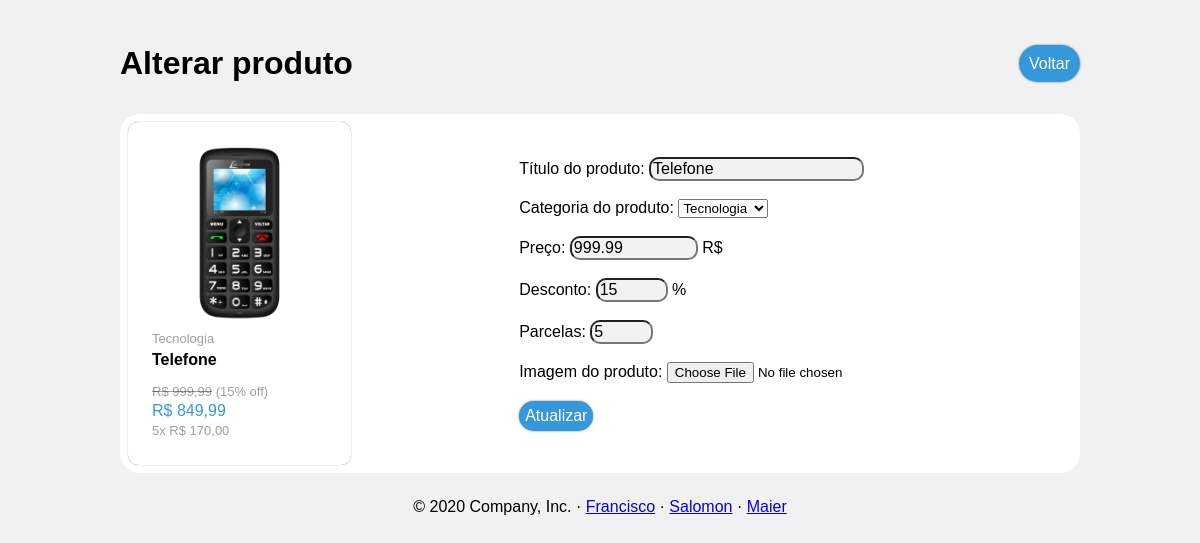
/alterar/?id=64, run on the app's committed database.
### tables this page shows
CREATE TABLE IF NOT EXISTS `produto` (
  `id` int(11) NOT NULL AUTO_INCREMENT,
  `titulo` varchar(50) NOT NULL,
  `categoria` varchar(50) NOT NULL,
  `preco` float NOT NULL DEFAULT 0,
  `preco_formatado` varchar(50) DEFAULT NULL,
  `desconto` int(11) NOT NULL DEFAULT 0,
  `parcela` float NOT NULL,
  `preco_desconto` varchar(50) DEFAULT NULL,
  `preco_parcelado` varchar(50) DEFAULT NULL,
  `imagem` varchar(50) NOT NULL DEFAULT '',
  PRIMARY KEY (`id`)
);

CREATE TABLE IF NOT EXISTS `categorias` (
  `id` int(11) NOT NULL AUTO_INCREMENT,
  `categoria` varchar(50) NOT NULL DEFAULT '',
  PRIMARY KEY (`id`)
);

### core/Controller.php (called while the page is built, shortened)
<?php
class Controller {
	public function loadTemplate($viewName, $viewData = array()) {
		include 'views/template.php';
	}
	public function loadViewInTemplate($viewName, $viewData) {
		extract($viewData);
		include 'views/'.$viewName.'.php';
	}
}

### controllers/alterarController.php (called while the page is built, shortened)
<?php
    class alterarController extends Controller {
        public function index() {
            $id = $_GET["id"];
            $dados = array();
            $produto = new Produtos();
            $categoria = new Categorias();
            $dados["produtos"] = $produto->getProduto($id);
            $dados["categorias"] = $categoria->getAllCategorias();
            $this->loadTemplate('alterar', $dados);
        }
    }
?>

### core/Core.php (called while the page is built, shortened)
<?php
class Core {
	public function run() {
        $url = '/'.(isset($_GET['q'])?$_GET['q']:'');
		$parametros = array();
		if(!empty($url) && $url != '/') {
			$url = explode('/', $url);
			array_shift($url);
			array_shift($url);
			if(isset($url[0]) && $url[0] != '/') {
				$atualAcao = $url[0];
			} else {
				$atualAcao = 'index';
			}
		} else {
			$atualController = 'homeController';
			$atualAcao = 'index';
		}
		$c = new $atualController();
		if(!method_exists($c, $atualAcao)) {
			$atualAcao = 'index';
		}
		call_user_func_array(array($c, $atualAcao), $parametros);
	}
}

### index.php (called while the page is built, shortened)
<?php
$core = new Core();
$core->run();
?>

### core/Model.php (called while the page is built, shortened)
<?php
class Model {
	public function __construct() {
		global $db;
		$this->db = $db;
	}
}
?>

### models/Produtos.php (called while the page is built, shortened)
<?php
    class Produtos extends Model {
        public function getProduto($id) {
            $sql = "SELECT * FROM produto WHERE id=:id";
            $sql = $this->db->prepare($sql);
		    $sql->bindValue(":id", $id);
            $sql->execute();
            if($sql->rowCount() > 0) {
                $data = $sql->fetchAll();
                return $data;
            } else {
                return '';
            }
        }
    }
?>

### models/Categorias.php (called while the page is built, shortened)
<?php
    class Categorias extends Model {
        public function getAllCategorias() {
            $sql = "SELECT categoria FROM categorias";
            $sql = $this->db->query($sql);
            if($sql->rowCount() > 0) {
                $data = $sql->fetchAll();
                return $data;
            } else {
                return '';
            }
        }
    }
?>

### views/alterar.php (the view, shortened to what this page needs)
<header>
	<div class="titulo">
        <p>Alterar produto</p>
    </div>
    <div class="adicionar">
		<a href="<?php echo BASE_URL;?>">Voltar</a>
	</div>
</header>
<body>
    <section class="section_alterar">
        <?php
            foreach($produtos as $produto):
        ?>
        <div class="parte_preco">
            <div class="produto">
                <div class="imagem">
                        <img src="<?php echo BASE_URL; ?>assets/images/<?php echo $produto['imagem'] ?>" alt="">
                    </div>
                    <div class="categoria">
                        <?php
                            echo $categorias[$produto['categoria']]['categoria'];;
                        ?>
                    </div>
                <div class="titulo_produto"><?php echo $produto['titulo'] ?></div>
                <div class="precos">
                    <div class="preco_antigo"> <span class="span_preco">R$ <?php echo $produto['preco_formatado']?></span> (<?php  echo $produto['desconto'] ?>% off)</div>
                    <div class="preco_atual">R$ <?php echo $produto['preco_desconto'] ?></div>
                    <div class="preco_vezes"><?php echo $produto['parcela']?>x R$ <?php echo $produto['preco_parcelado'] ?></div>
                </div>
            </div>
        </div>
        <?php
        endforeach;
        ?>
        <div class="parte_formulario">
            <div class="formulario">
                <form action="<?php echo BASE_URL;?>alterar/up/?id=<?php echo $produto["id"]?>" method="post" enctype="multipart/form-data">
                    Título do produto: <input required type="text" value="<?php echo $produto["titulo"]?>" name="titulo" id="titulo"> <br><br>
                    Categoria do produto: <select  required name="categoria">
                        <?php foreach($categorias as $indice=>$categoria):?>
                            <option <?php echo ($produto["categoria"]==$indice?'selected="selected"':'') ?> value="<?php echo $indice ?>" name="<?php echo $indice ?>"><?php echo $categoria[0] ?></option>
                        <?php endforeach ?>
                    </select> <br><br>
                    Preço: <input  required type="number" step="0.01" value="<?php echo $produto['preco'] ?>" min="0" max="100000" name="preco" id="preco"> R$<br><br>
                    Desconto: <input required type="number" value="<?php echo $produto['desconto'] ?>" name="desconto" min='0' max='100' id="desconto"> %<br><br>
                    Parcelas: <input type="number" name="parcela" value="<?php echo $produto['parcela'] ?>" min='0' max='10' id="parcela"> <br><br>
                    Imagem do produto: <input type="file" name="img" value=""> <br><br>
                    <input type="submit" value="Atualizar" id="botao">
                </form>
            </div>
        </div>
    </section>
</body>

### assets/css/style.css (style rules this page uses)
body { margin: 0px; background-color: rgb(241, 241, 241); font-family: Arial, Helvetica, sans-serif; }
header { display: flex; justify-content: space-between; max-width: 960px; margin: auto; }
section { max-width: 960px; margin: auto; }
input { cursor:pointer; }
.section_alterar { border-radius: 20px; display: flex; background-color: white; }
section .parte_formulario { margin: auto; }
section .produto { padding: 24px; margin: 8px; width: 175px; background-color: white; border-radius: 10px; box-shadow: 0 0 1px #666; }
section .imagem { width: 175px; height: 175px; margin: auto; }
section .produto img { width: 100%; height: 100%; }
section .produto .categoria { color: rgba(0,0,0,0.38); font-size: 13px; margin-top: 10px; }
section .produto .precos { margin-top: 15px; }
section .produto .precos .preco_antigo { color: rgba(0,0,0,0.38); font-size: 13px; }
section .produto .precos .preco_atual { color: #3498db; }
section .produto .precos .preco_vezes { color: rgba(0,0,0,0.38); font-size: 13px; }
section .produto .titulo_produto { font-weight: bold; margin-top: 5px; }
.precos div { margin-bottom: 3px; }
.produto .precos .preco_antigo .span_preco { text-decoration:line-through; }
.titulo { max-width: 960px; }
.titulo p { font-size: 32px; font-weight: bold; }
.adicionar { margin: auto 0px; justify-content: flex-end; }
.adicionar a { color: white; text-decoration: none; background-color: #3498db; padding: 10px; border-radius: 20px; box-shadow: 0 0 2px #666; }
section .formulario { padding: 10px; background-color: white; }
section .formulario #titulo, section .formulario #preco, section .formulario #desconto, section .formulario #parcela, section .formulario #botao { background-color:#d3d3d34d; border-radius: 10px; font-size: 16px; }
section .formulario #botao { padding: 6px; border-radius: 20px; background-color: #3498db; box-shadow: 0 0 2px #666; color: white; border-width: 0px; }

### data on the page
produto: imagem (picture), categoria.categoria "Tecnologia", titulo "Telefone", preco_formatado "999,99", desconto "15", preco_desconto "849,99", parcela "5", preco_parcelado "170,00", categoria "Tecnologia", preco "999.99"
